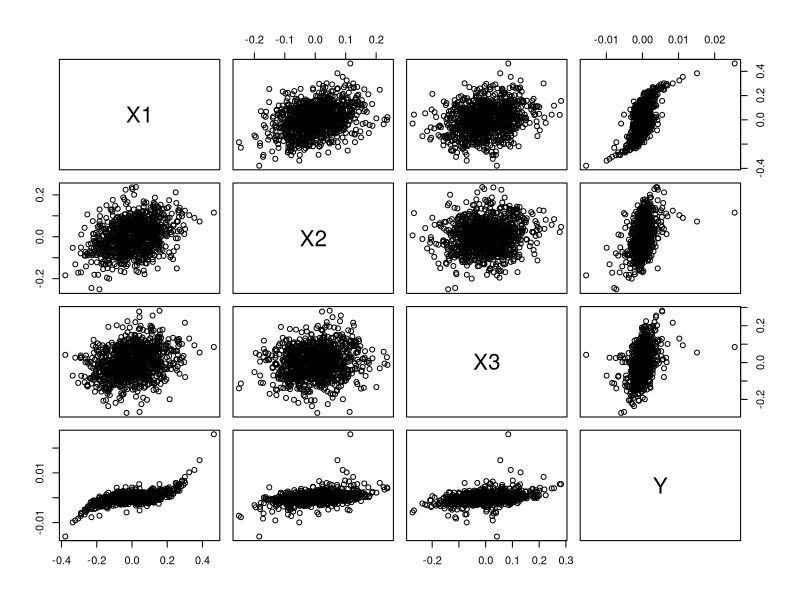

Source code (R):
####Data Generation###

library(Matrix)
library(MASS)

setwd(dirname(rstudioapi::getActiveDocumentContext()$path))

gen_corr_data <- function(corr_mat, f_sd, f_mu, num_obs){
   d = diag(f_sd)
   cov_mat = d %*% corr_mat %*% d
   return(mvrnorm(n = num_obs, mu = f_mu, Sigma = cov_mat))
}




gen_manual_data <- function(){
  corr_mat = matrix( c(1.0, 0.8, 0.2,
                       0.8, 1.0, 0.3,
                       0.2, 0.3, 1.0),
                     nrow = 3)
  
  sd = c(2, 1, 0.5)
  m = c(0, 0, 0)
  num = 1000
  
  raw = gen_corr_data(corr_mat, sd, m, num)
  
  Y = 3*raw[,1] + 2*raw[,2]^3 + 1*raw[,3]
  raw_df = data.frame(raw, Y)
  
  return(raw_df)
}


### GENERATING CALIBRATED DATA ###

# skip risk free rate
# fix data sampling
#think about nonlinear structure - add more nonlinearity (squared, higher orders)
# what are the correlations between higher orders (x1^2 and so on)
# plot data to view overall complexity (gg plot)


#using https://mba.tuck.dartmouth.edu/pages/faculty/ken.french/data_library.html

gen_calibrated_data <- function(){
  data = read.csv('data/monthlyffdata.csv', header = TRUE)
  colnames(data)
  #remove risk free rate
  if(c("RF") %in% colnames(data)){
    data = data[, -which(names(data) == "RF")]
  }
  colnames(data) = c(1:length(data))
  
  cov(data)
  #divide by 100 because the data is formatted as monthly and as a percent (eg: 2.58%)
  cov_mat = cov(data)/20/100
  means = unlist(lapply(data, mean))/20/100
  #sds = lapply(data, sd)
  num = 1000
  
  
  raw = mvrnorm(n = num, mu = means, Sigma = cov_mat)
  
  # we need to add noise
  eps = rnorm(n = num, sd = 0.001)
  #Y = 0.25*raw[,1] + 0.25*raw[,2] + 0.25*raw[,3] + eps
  Y = 0.25*raw[,1]^3 + 0.25*raw[,2]^3 + 0.25*raw[,3]^3 + eps
  raw_df = data.frame(raw, Y)
  
  return(raw_df)
}


pairs(gen_calibrated_data())
